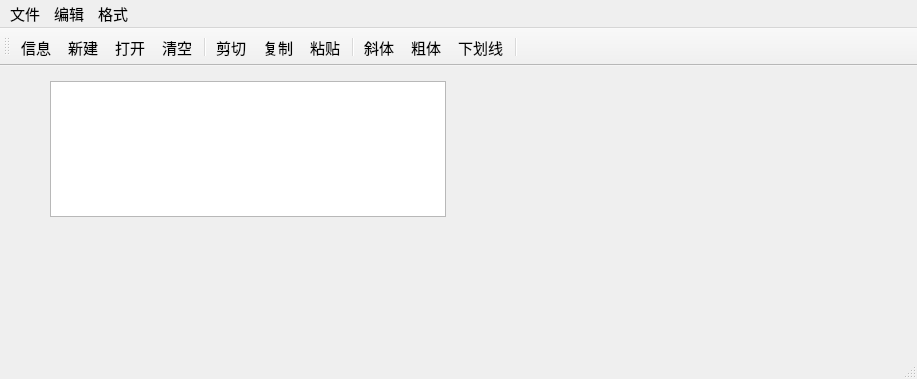
<?xml version="1.0" encoding="UTF-8"?>
<ui version="4.0">
 <class>QWMainWind</class>
 <widget class="QMainWindow" name="QWMainWind">
  <property name="geometry">
   <rect>
    <x>0</x>
    <y>0</y>
    <width>917</width>
    <height>379</height>
   </rect>
  </property>
  <property name="font">
   <font>
    <pointsize>11</pointsize>
   </font>
  </property>
  <property name="windowTitle">
   <string>QWMainWind</string>
  </property>
  <widget class="QWidget" name="centralWidget">
   <widget class="QTextEdit" name="txtEdit">
    <property name="geometry">
     <rect>
      <x>50</x>
      <y>15</y>
      <width>396</width>
      <height>136</height>
     </rect>
    </property>
    <property name="font">
     <font>
      <pointsize>16</pointsize>
     </font>
    </property>
   </widget>
  </widget>
  <widget class="QMenuBar" name="menuBar">
   <property name="geometry">
    <rect>
     <x>0</x>
     <y>0</y>
     <width>917</width>
     <height>25</height>
    </rect>
   </property>
   <widget class="QMenu" name="menu">
    <property name="title">
     <string>文件</string>
    </property>
    <addaction name="actNew"/>
    <addaction name="actOpen"/>
    <addaction name="separator"/>
    <addaction name="actClose"/>
   </widget>
   <widget class="QMenu" name="menu_2">
    <property name="title">
     <string>编辑</string>
    </property>
    <addaction name="actCut"/>
    <addaction name="actCopy"/>
    <addaction name="actPaste"/>
    <addaction name="separator"/>
    <addaction name="actClear"/>
   </widget>
   <widget class="QMenu" name="menu_3">
    <property name="title">
     <string>格式</string>
    </property>
    <addaction name="actFontBold"/>
    <addaction name="actFontItalic"/>
    <addaction name="actFontUnder"/>
    <addaction name="separator"/>
    <addaction name="actToolbarLab"/>
   </widget>
   <addaction name="menu"/>
   <addaction name="menu_2"/>
   <addaction name="menu_3"/>
  </widget>
  <widget class="QToolBar" name="mainToolBar">
   <property name="toolButtonStyle">
    <enum>Qt::ToolButtonStyle::ToolButtonTextUnderIcon</enum>
   </property>
   <attribute name="toolBarArea">
    <enum>TopToolBarArea</enum>
   </attribute>
   <attribute name="toolBarBreak">
    <bool>false</bool>
   </attribute>
   <addaction name="actAbout"/>
   <addaction name="actNew"/>
   <addaction name="actOpen"/>
   <addaction name="actClear"/>
   <addaction name="separator"/>
   <addaction name="actCut"/>
   <addaction name="actCopy"/>
   <addaction name="actPaste"/>
   <addaction name="separator"/>
   <addaction name="actFontItalic"/>
   <addaction name="actFontBold"/>
   <addaction name="actFontUnder"/>
   <addaction name="separator"/>
  </widget>
  <widget class="QStatusBar" name="statusBar"/>
  <action name="actCut">
   <property name="icon">
    <iconset resource="res.qrc">
     <normaloff>:/images/images/cut.bmp</normaloff>:/images/images/cut.bmp</iconset>
   </property>
   <property name="text">
    <string>剪切</string>
   </property>
   <property name="toolTip">
    <string>剪切</string>
   </property>
   <property name="shortcut">
    <string>Ctrl+X</string>
   </property>
  </action>
  <action name="actCopy">
   <property name="icon">
    <iconset resource="res.qrc">
     <normaloff>:/images/images/120.bmp</normaloff>:/images/images/120.bmp</iconset>
   </property>
   <property name="text">
    <string>复制</string>
   </property>
   <property name="toolTip">
    <string>复制</string>
   </property>
   <property name="shortcut">
    <string>Ctrl+C</string>
   </property>
  </action>
  <action name="actPaste">
   <property name="icon">
    <iconset resource="res.qrc">
     <normaloff>:/images/images/paste.bmp</normaloff>:/images/images/paste.bmp</iconset>
   </property>
   <property name="text">
    <string>粘贴</string>
   </property>
   <property name="toolTip">
    <string>粘贴</string>
   </property>
   <property name="shortcut">
    <string>Ctrl+V</string>
   </property>
  </action>
  <action name="actFontBold">
   <property name="checkable">
    <bool>true</bool>
   </property>
   <property name="icon">
    <iconset resource="res.qrc">
     <normaloff>:/images/images/BLD.BMP</normaloff>:/images/images/BLD.BMP</iconset>
   </property>
   <property name="text">
    <string>粗体</string>
   </property>
   <property name="toolTip">
    <string>粗体</string>
   </property>
  </action>
  <action name="actFontItalic">
   <property name="checkable">
    <bool>true</bool>
   </property>
   <property name="icon">
    <iconset resource="res.qrc">
     <normaloff>:/images/images/ITL.BMP</normaloff>:/images/images/ITL.BMP</iconset>
   </property>
   <property name="text">
    <string>斜体</string>
   </property>
   <property name="toolTip">
    <string>斜体</string>
   </property>
  </action>
  <action name="actFontUnder">
   <property name="checkable">
    <bool>true</bool>
   </property>
   <property name="icon">
    <iconset resource="res.qrc">
     <normaloff>:/images/images/WORDUNDR.BMP</normaloff>:/images/images/WORDUNDR.BMP</iconset>
   </property>
   <property name="text">
    <string>下划线</string>
   </property>
   <property name="toolTip">
    <string>下划线</string>
   </property>
  </action>
  <action name="actClose">
   <property name="icon">
    <iconset resource="res.qrc">
     <normaloff>:/images/images/exit.bmp</normaloff>:/images/images/exit.bmp</iconset>
   </property>
   <property name="text">
    <string>退出</string>
   </property>
   <property name="toolTip">
    <string>退出</string>
   </property>
  </action>
  <action name="actOpen">
   <property name="icon">
    <iconset resource="res.qrc">
     <normaloff>:/images/images/open3.bmp</normaloff>:/images/images/open3.bmp</iconset>
   </property>
   <property name="text">
    <string>打开...</string>
   </property>
   <property name="toolTip">
    <string>打开文件</string>
   </property>
   <property name="shortcut">
    <string>Ctrl+O</string>
   </property>
  </action>
  <action name="actClear">
   <property name="icon">
    <iconset resource="res.qrc">
     <normaloff>:/images/images/103.bmp</normaloff>:/images/images/103.bmp</iconset>
   </property>
   <property name="text">
    <string>清空</string>
   </property>
   <property name="toolTip">
    <string>清空内容</string>
   </property>
  </action>
  <action name="actFont">
   <property name="icon">
    <iconset resource="res.qrc">
     <normaloff>:/images/images/20.ico</normaloff>:/images/images/20.ico</iconset>
   </property>
   <property name="text">
    <string>字体...</string>
   </property>
   <property name="toolTip">
    <string>字体设置</string>
   </property>
  </action>
  <action name="actNew">
   <property name="icon">
    <iconset resource="res.qrc">
     <normaloff>:/images/images/new2.bmp</normaloff>:/images/images/new2.bmp</iconset>
   </property>
   <property name="text">
    <string>新建</string>
   </property>
   <property name="shortcut">
    <string>Ctrl+N</string>
   </property>
  </action>
  <action name="actToolbarLab">
   <property name="checkable">
    <bool>true</bool>
   </property>
   <property name="checked">
    <bool>true</bool>
   </property>
   <property name="text">
    <string>显示工具栏文字标签</string>
   </property>
   <property name="menuRole">
    <enum>QAction::MenuRole::TextHeuristicRole</enum>
   </property>
  </action>
  <action name="actAbout">
   <property name="checkable">
    <bool>true</bool>
   </property>
   <property name="icon">
    <iconset resource="res.qrc">
     <normaloff>:/images/images/20.ico</normaloff>:/images/images/20.ico</iconset>
   </property>
   <property name="text">
    <string>信息</string>
   </property>
   <property name="shortcut">
    <string>Ctrl+N</string>
   </property>
   <property name="menuRole">
    <enum>QAction::MenuRole::TextHeuristicRole</enum>
   </property>
  </action>
 </widget>
 <layoutdefault spacing="6" margin="11"/>
 <resources>
  <include location="res.qrc"/>
 </resources>
 <connections>
  <connection>
   <sender>actClose</sender>
   <signal>triggered()</signal>
   <receiver>QWMainWind</receiver>
   <slot>close()</slot>
   <hints>
    <hint type="sourcelabel">
     <x>-1</x>
     <y>-1</y>
    </hint>
    <hint type="destinationlabel">
     <x>422</x>
     <y>254</y>
    </hint>
   </hints>
  </connection>
  <connection>
   <sender>actClear</sender>
   <signal>triggered()</signal>
   <receiver>txtEdit</receiver>
   <slot>clear()</slot>
   <hints>
    <hint type="sourcelabel">
     <x>-1</x>
     <y>-1</y>
    </hint>
    <hint type="destinationlabel">
     <x>260</x>
     <y>256</y>
    </hint>
   </hints>
  </connection>
  <connection>
   <sender>actCut</sender>
   <signal>triggered()</signal>
   <receiver>txtEdit</receiver>
   <slot>cut()</slot>
   <hints>
    <hint type="sourcelabel">
     <x>-1</x>
     <y>-1</y>
    </hint>
    <hint type="destinationlabel">
     <x>260</x>
     <y>256</y>
    </hint>
   </hints>
  </connection>
  <connection>
   <sender>actCopy</sender>
   <signal>triggered()</signal>
   <receiver>txtEdit</receiver>
   <slot>copy()</slot>
   <hints>
    <hint type="sourcelabel">
     <x>-1</x>
     <y>-1</y>
    </hint>
    <hint type="destinationlabel">
     <x>260</x>
     <y>256</y>
    </hint>
   </hints>
  </connection>
  <connection>
   <sender>actPaste</sender>
   <signal>triggered()</signal>
   <receiver>txtEdit</receiver>
   <slot>paste()</slot>
   <hints>
    <hint type="sourcelabel">
     <x>-1</x>
     <y>-1</y>
    </hint>
    <hint type="destinationlabel">
     <x>260</x>
     <y>256</y>
    </hint>
   </hints>
  </connection>
 </connections>
</ui>
